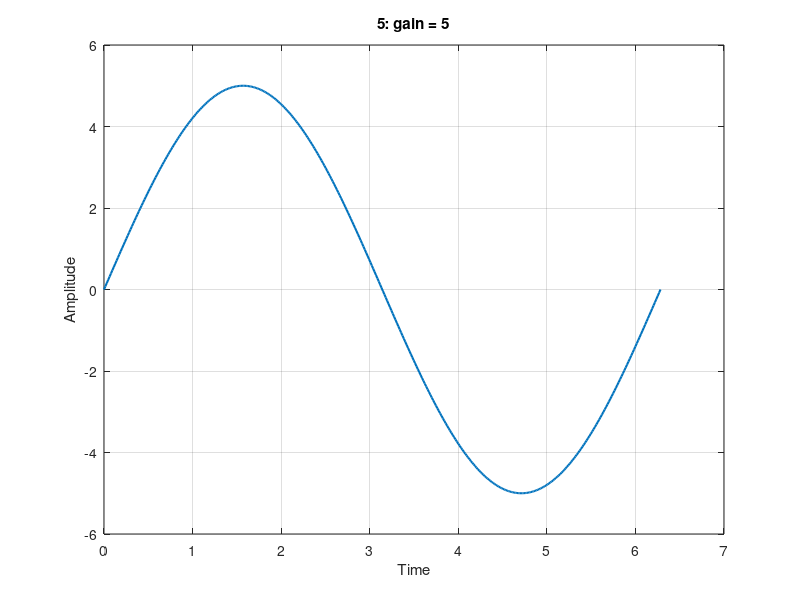

Recreate this plot in MATLAB.
% Enable MATHLAB_INPUT_BRIDGE before launching Open MathLab.
% Expression input uses this script's workspace; string input preserves text.
name = input('Your name: ', 's');
default_gain = 2;
gain = input('Gain (try default_gain+1, or Enter for 2): ');
if isempty(gain)
  gain = default_gain;
end
validateattributes(gain, {'numeric'}, {'real', 'finite', 'scalar'});
t = linspace(0, 2*pi, 400);
signal = gain * sin(t);
plot(t, signal, 'LineWidth', 1.5);
grid on;
xlabel('Time');
ylabel('Amplitude');
title(sprintf('%s: gain = %g', name, gain));
fprintf('Hello %s. The plot uses gain %g.\n', name, gain);
